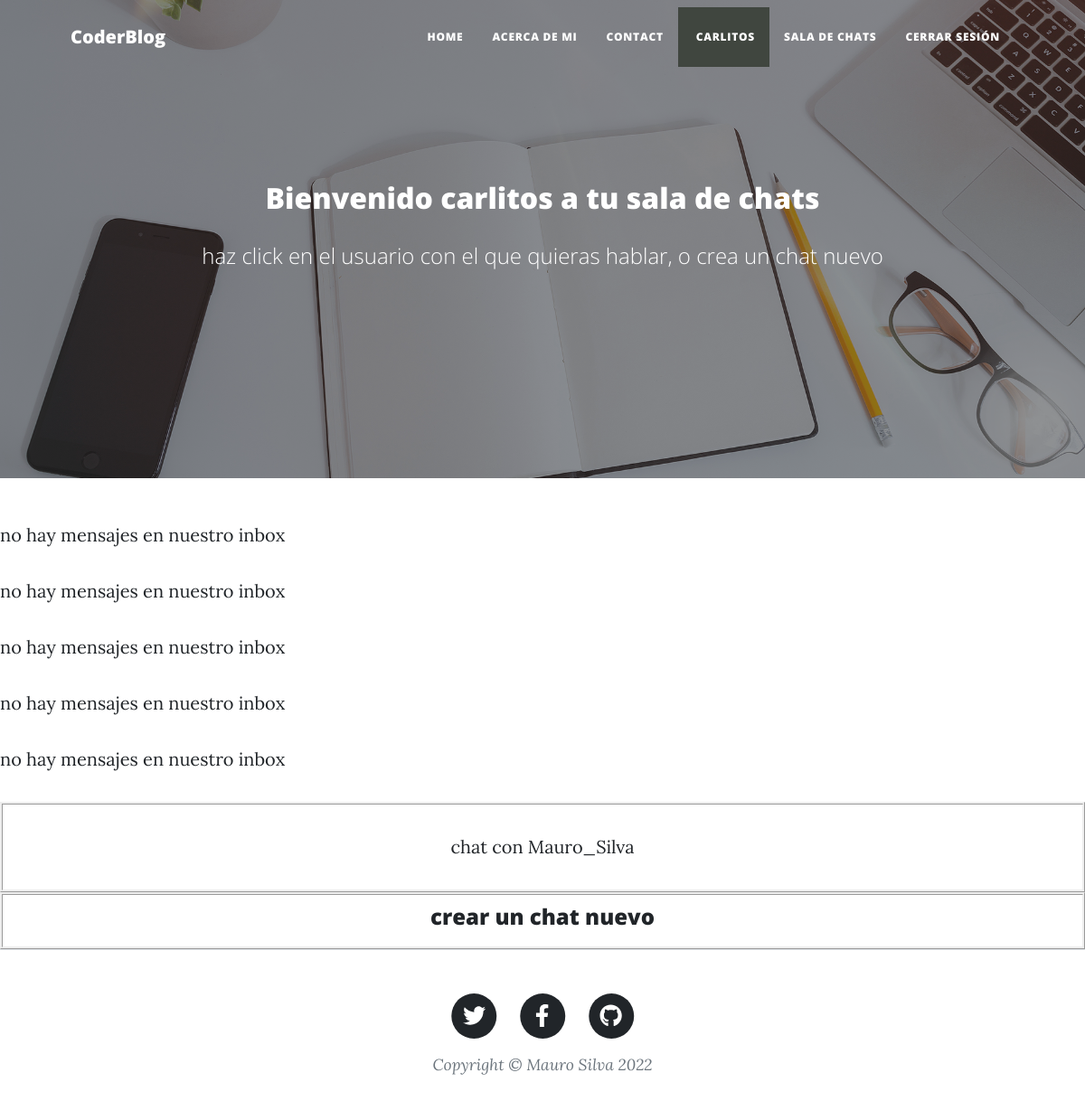
The app's page /AppMensajes/inbox/ (signed in), older data.
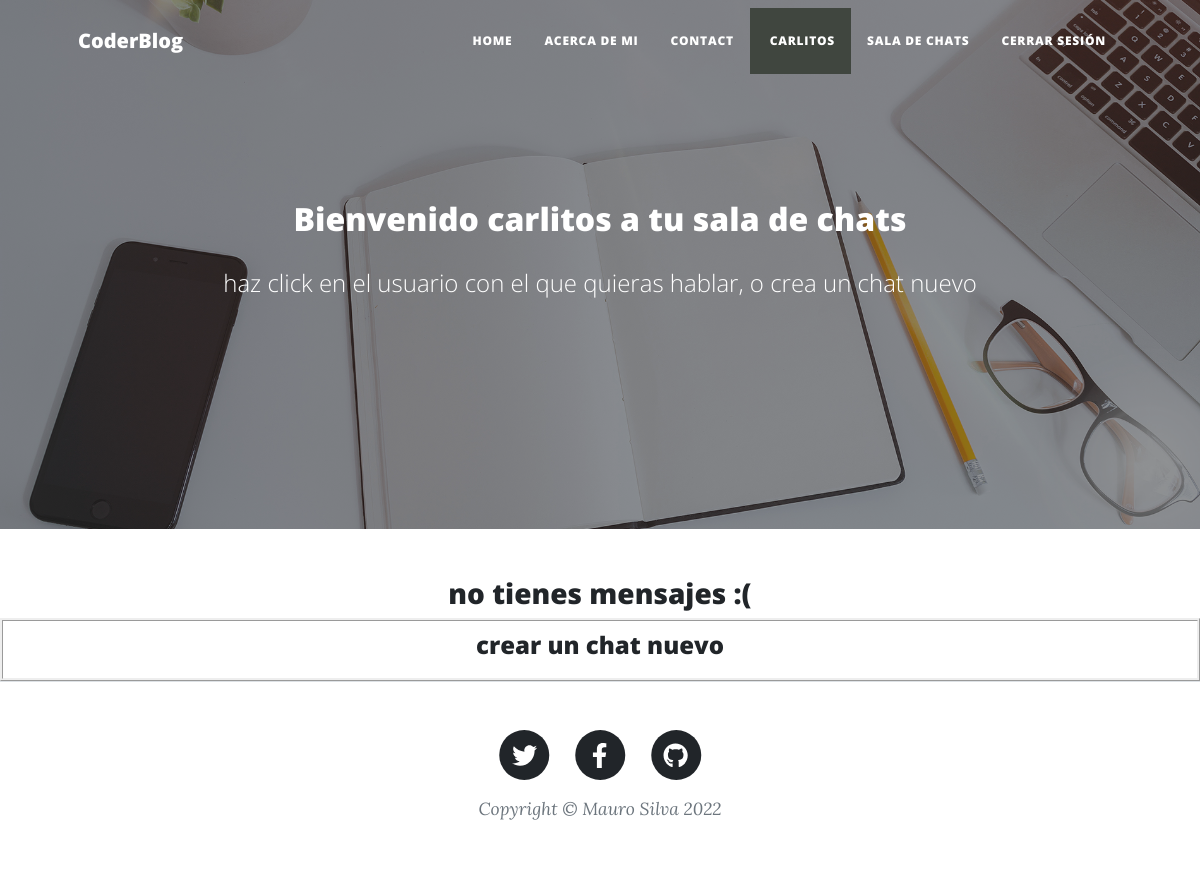
The same page, newer data.
### AppMensajes/models.py (models this page shows)
class ModelBase(models.Model):
	id = models.UUIDField(default=uuid.uuid4, primary_key=True, db_index=True, editable=False) #id unica universal creada con shell "319118fa-8987-432d-b59d-ef004026445d"
	tiempo = models.DateTimeField(auto_now_add=True)
	actualizar = models.DateTimeField(auto_now=True)
	class Meta:
		abstract = True

class Canal(ModelBase):
	usuarios = models.ManyToManyField(User, blank=True, through=CanalUsuario)
	objects = CanalManager()

class CanalUsuario(ModelBase):
	canal  = models.ForeignKey("Canal", null=True, on_delete=models.SET_NULL)
	usuario = models.ForeignKey(User, on_delete=models.CASCADE)

### AppMensajes/views.py (the view)
# urls.py: path("inbox/", Inbox.as_view(), name="inbox"),
class Inbox(View):
	def get(self, request):
		lista=Avatar.objects.filter(user=request.user)
		if len(lista)!=0:
			imagen=lista[0].imagen.url
		else:
			imagen=None
		inbox = Canal.objects.filter(canalusuario__usuario__in=[request.user.id])
		context = {
			"imagen":imagen,
			"inbox":inbox,
		}
		return render(request, 'inbox.html', context)

### AppMensajes/models.py (called while the page is built)
	def get_queryset(self, *args, **kwargs):
		return CanalQuerySet(self.model, using=self._db)

### AppMensajes/templates/inbox.html
{% extends 'base.html' %}
{% load static %}
{% block titulo %}
<h2>Bienvenido {{user}} a tu sala de chats</h2>
{% endblock %}
{% block subtitulo %}
<p>haz click en el usuario con el que quieras hablar, o crea un chat nuevo</p>
{% endblock %}
{% block contenedor %}
{% for inbox in inbox %}
<div >
    {% for second_user in inbox.canalusuario_set.all %}
    {% if second_user.usuario == request.user %}
    {% else %}
    <div style=" text-align: center; border-style: ridge;">
        <a href="{% url 'detailms' second_user.usuario.username %}">
            <p >
                chat con {{second_user.usuario}}
            </p>
        </a>
    </div>
            {% endif %}
        {% endfor %}
        {% if inbox.canalmensaje_set.count == 0 %}
                <p>
                    no hay mensajes en nuestro inbox
                </p>
        {% endif %}
        {% empty %}
        <h3 style="display: flex; justify-content: center;">
            no tienes mensajes :(
        </h3>
        {% endfor %}
        <div style="padding: 10px 0; text-align: center; border-style: ridge;">
            <a href="../busquedaUsuarios">
                <h4>crear un chat nuevo</h4>
            </a>
        </div>
    </div>
    {% endblock %}

Row changes from the older to the newer data that the page shows:
removed Canal: shows "no hay mensajes en nuestro inbox"
removed Canal: shows "no hay mensajes en nuestro inbox"
removed Canal: shows "no hay mensajes en nuestro inbox"
removed CanalUsuario: usuario "Mauro_Silva"
Text that changed along with them:
text now shown: "no tienes mensajes :("
